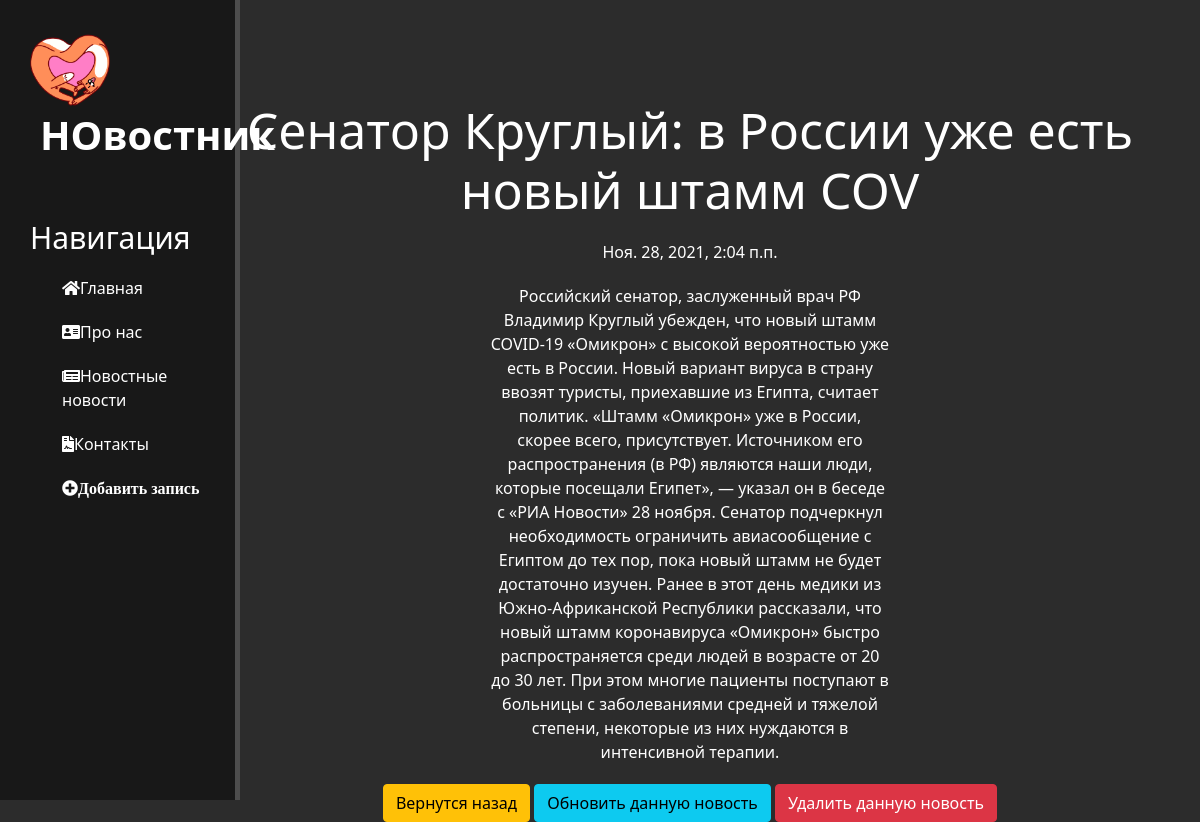
Screenshot of /news/51 with the database file from the repository.
### news/models.py (models this page shows, shortened)
class Articles(models.Model):
    title = models.CharField('Название', max_length=50, null=True)
    anons = models.CharField('Анонс', max_length=250, null=True)
    full_text = models.TextField('Статья', null=True)
    time = models.DateTimeField('Дата публикации', null=True)
    counter = 0
    class Meta:
        verbose_name = 'Новость'
        verbose_name_plural = 'Новости'

### news/views.py (the view, shortened to what this page needs)
# urls.py: path('<int:pk>', views.NewsDetailVeiw.as_view(), name='news-detail'),
class NewsDetailVeiw(DetailView):
    model = Articles
    template_name = 'news/details_view.html'
    context_object_name = 'article'

### news/templates/news/details_view.html (shortened to what this page needs)
{%extends 'main/layout.html'%}
{%block content%}
<div class="feauters">
    <h1>{{article.title}} </h1>
    <p>{{article.time}}</p>
    <p>{{article.full_text}}</p>
    <a href="{% url 'news_home'%}" class="btn btn-warning">
                    Вернутся назад
    </a>
    <a href="{%url 'news-update' article.id%}" class="btn btn-info">
                    Обновить  данную новость
            </a>
     <a href="{%url 'news-delete' article.id%}" class="btn btn-danger">
                    Удалить данную новость
            </a>
</div>
{% endblock %}

### main/static/main/css/main.css (style rules this page uses)
body { background: #2c2c2c; }
a { text-decoration: none; }
main .feauters { float: left; color: #ffffff; margin-top: 100px; text-align:center; width: 75%; }
main .feauters h1 { font-size: 50px }
main .feauters p { max-width: 400px;margin: 20px auto }

### rows the page displays
Articles: title "Сенатор Круглый: в России уже есть новый штамм COV", time "Ноя. 28, 2021, 2:04 п.п.", full_text "Российский сенатор, заслуженный врач РФ Владимир Круглый убежден, что новый штамм COVID-19 «Омикрон» с высокой вероятностью уже есть в России. Новый вариант вируса в страну ввозят туристы, приехавшие из Египта, считает политик. «Штамм «Омикрон» уже в России, скорее всего, присутствует. Источником его распространения (в РФ) являются наши люди, которые посещали Египет», — указал он в беседе с «РИА Новости» 28 ноября. Сенатор подчеркнул необходимость ограничить авиасообщение с Египтом до тех пор, пока новый штамм не будет достаточно изучен. Ранее в этот день медики из Южно-Африканской Республики рассказали, что новый штамм коронавируса «Омикрон» быстро распространяется среди людей в возрасте…"
